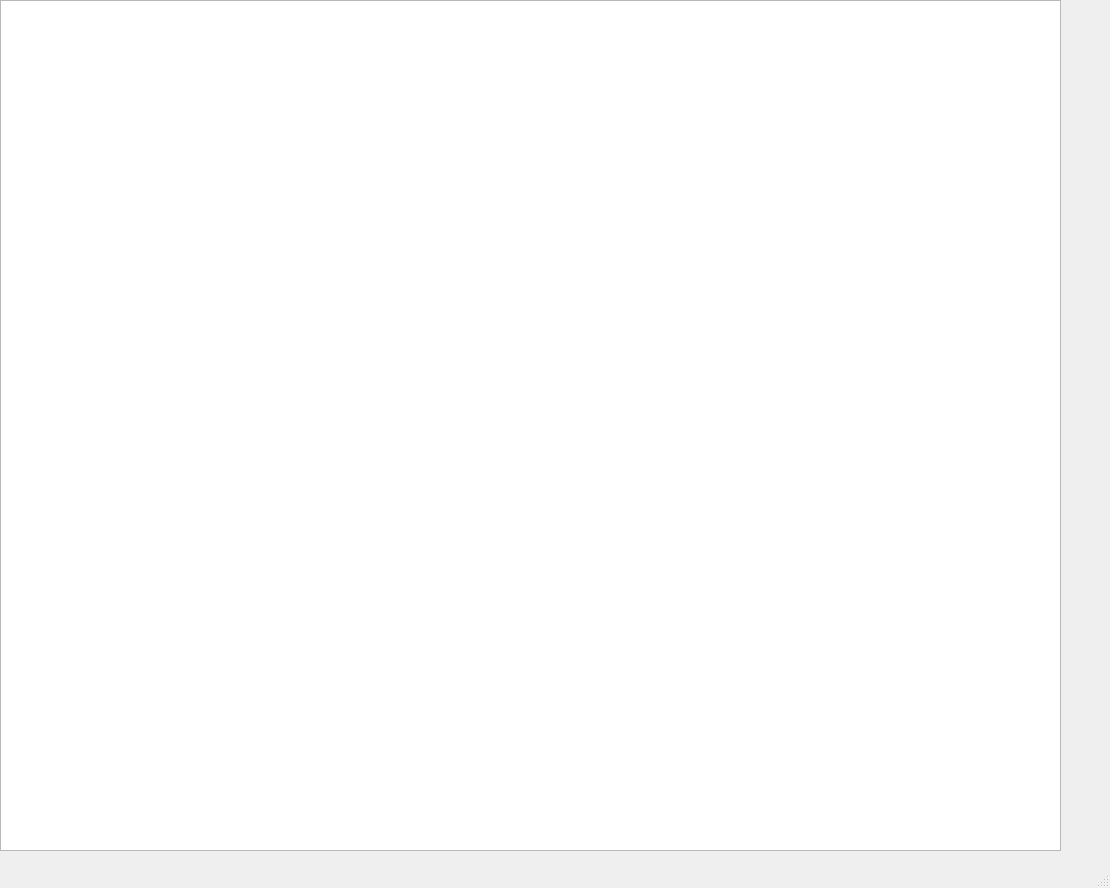
<?xml version="1.0" encoding="UTF-8"?>
<ui version="4.0">
 <class>MainWindow</class>
 <widget class="QMainWindow" name="MainWindow">
  <property name="geometry">
   <rect>
    <x>0</x>
    <y>0</y>
    <width>1110</width>
    <height>888</height>
   </rect>
  </property>
  <property name="windowTitle">
   <string>MainWindow</string>
  </property>
  <widget class="QWidget" name="centralwidget">
   <widget class="QTableView" name="tableView">
    <property name="geometry">
     <rect>
      <x>0</x>
      <y>0</y>
      <width>1061</width>
      <height>851</height>
     </rect>
    </property>
   </widget>
  </widget>
  <widget class="QMenuBar" name="menubar">
   <property name="geometry">
    <rect>
     <x>0</x>
     <y>0</y>
     <width>1110</width>
     <height>26</height>
    </rect>
   </property>
  </widget>
  <widget class="QStatusBar" name="statusbar"/>
 </widget>
 <resources>
  <include location="image.qrc"/>
 </resources>
 <connections/>
</ui>
